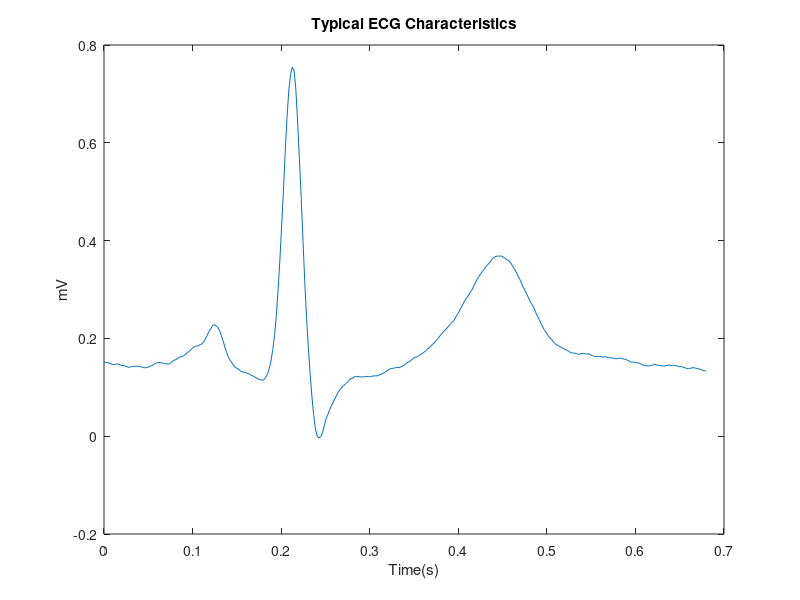
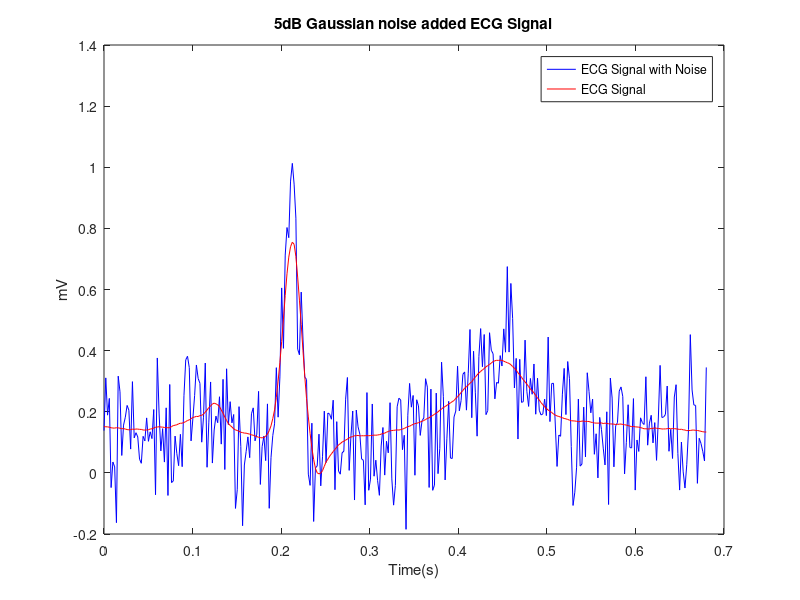
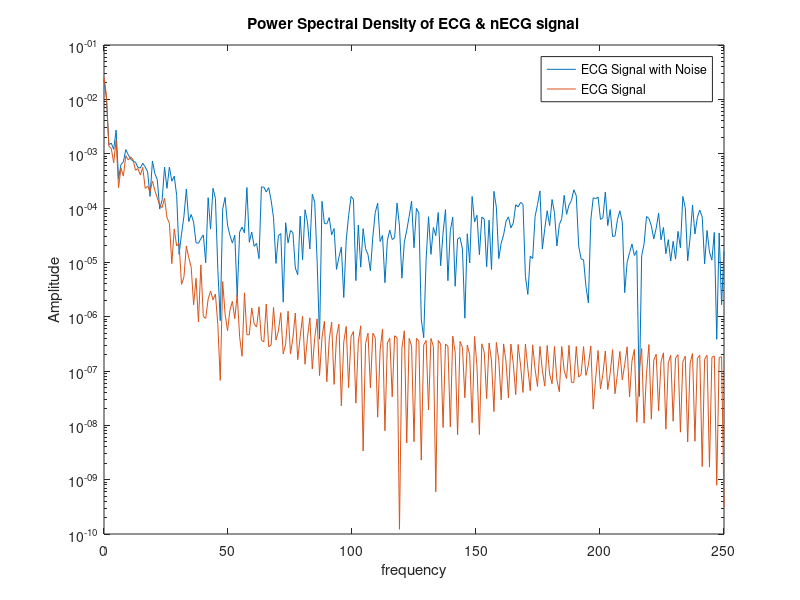

MATLAB code for these plots, in order: (Note: this script raises an error after producing the figures.)
%Question 1
%Smoothing Filters
%1.1 Moving Average Filter
%Preliminaries

%% i) LoadECG_template.mat
clear all;
load('ECG_template.mat');
raw_ecg =  ECG_template;

%% ii) Plot the loaded signal with the adjusted time scale
[rows, len] = size(raw_ecg);
%sampling frequency 500Hz
fs = 500;
time = linspace(0,len/fs,len);
figure('Name','ECG_template Data');
plot(time,ECG_template);
title('Typical ECG Characteristics'),xlabel('Time(s)'),ylabel('mV');

%% iii) Add white Gaussian noise of 5 dB
noisy_ECG = awgn(raw_ecg,5, 'measured');
figure('Name','ECG_template Data with 5dB Gaussian Noise');
plot(time,noisy_ECG, 'b',time,ECG_template, 'r');
title('5dB Gaussian noise added ECG Signal'),legend('ECG Signal with Noise','ECG Signal');
xlabel('Time(s)'),ylabel('mV');

%% iv) Plot the power spectral density (PSD)
[pxx_raw,f_raw] = periodogram(raw_ecg,rectwin(len),512,fs);
[pxx,f] = periodogram(noisy_ECG,rectwin(len),512,fs);

figure('Name','ECG_template Data');
semilogy(f,pxx,f_raw, pxx_raw);
title('Power Spectral Density of ECG & nECG signal'),legend('ECG Signal with Noise','ECG Signal');
xlabel('frequency'),ylabel('Amplitude');

% MA(3) filter implementation with a customised script
%% i) 
filt_order = 3;
ma3ECG_1 = mAvgfilter(noisy_ECG, filt_order);

%% ii) Derive the group delay
group_delay = floor((filt_order-1)/2)*(1/fs);

%% iii)Plot the delay compensated ma3ECG_1and nECG on the same plot and compare
delayed_time = time - group_delay;

figure('Name','Comparing nECG and delay compensated maECG_1');
plot(time,noisy_ECG,'b',delayed_time, ma3ECG_1,'r');
title('Comparing nECG and delay compensated Filtered Signal'),xlabel('Time (s)'),ylabel('mV')
legend('ECG Signal with Noise', 'Delay compensated maECG_1');

%% iv) Produce overlapping PSDs of ma3ECG_1and nECG

figure('Name', 'PSD of ma3ECG_1and nECG')
[pxx,f] = periodogram(noisy_ECG,rectwin(len),[],fs);
[pxx2,f2] = periodogram(ma3ECG_1,rectwin(len),[],fs);
semilogy(f,pxx,f2,pxx2)
grid on;
title('Compare Power Spectral Density Estimate of ma3ECG_1and nECG')
legend('ECG signal with noise','Delay compensated maECG_1');
xlabel('Frequency(Hz)')
ylabel('Amplitude')

% MA(3) filter implementation with the MATLAB built-in function
%% i) Using the filter(b,a,X) function
filt_order_2 = 3;
kernel = ones(filt_order_2,1) / filt_order_2;
ma3ECG_2 = filter(kernel, 1, noisy_ECG);

group_delay_2 = floor((filt_order_2-1)/2)*(1/fs);
delayed_time_2 = time - group_delay_2;

%% ii) Plot nECG, ECG_template and ma3ECG_2 on the same plot

figure('Name','Comparing ECG_template, noisy_ECG and ma3ECG_2');
plot(time, raw_ecg, 'black', time,noisy_ECG,'b', delayed_time_2, ma3ECG_2,'r');
title('Comparing ECG_template, noisy_ECG and ma3ECG_2')
legend('ECG template','ECG Signal with Noise', 'Delay compensated maECG_2');
xlabel('Time(s)')
ylabel('mV')

%% iii) Using the fvtool(b,a) to inspect the magnitude response, phase response and the pole-zero plot of the MA(3) filter
fvtool(kernel,1);

%% MA(10) filter implementation with the MATLAB built-in function
filt_order_3 = 10;
kernel_10 = ones(filt_order_3,1) / filt_order_3;

% i) Identify the improvement of the MA(10) filter over the MA(3)
fvtool(kernel_10, 1);

%% ii) Filter the nECG signal using the above MA(10) filter while compensating for the group delay
ma10ECG = filter(kernel_10, 1, noisy_ECG);
group_delay_3 =  floor((filt_order_3-1)/2)*(1/fs);
delayed_time_3 = time - group_delay_3;

%% iii) Plot nECG, ECG_template, ma3ECG_2 and ma10ECG on the same plot
figure('Name','Comparing ECG_template, noisy_ECG, ma3ECG_2 and ma10ECG');
plot(time, raw_ecg, 'black', time, noisy_ECG,'b',delayed_time_2, ma3ECG_2,'g', delayed_time_3, ma10ECG,'r');
title('Comparing ECG_template, noisy_ECG, ma3ECG_2 and ma10ECG')
legend('ECG template','ECG Signal with Noise', 'Delay compensated ma3ECG_2', 'Delay compensated ma10ECG');
xlabel('Time(s)')
ylabel('mV')

%% Optimum MA(N) filter order
%ii) determine the optimum filter order which gives the minimum MSE

order_thrshld = 80;
MSE_values = zeros(order_thrshld);
order_values = zeros(order_thrshld);
%initial value
optimum_ma_order = 1000;
least_mse = 10000;
for k = 2:order_thrshld
    order_values(k) = k;
    MSE_values(k) = MSError(raw_ecg, noisy_ECG, k);
    if (least_mse > MSE_values(k))
        least_mse = MSE_values(k);
        optimum_ma_order = k;
    end
end
optimum_ma_order;
%% plot MSE vs filter order

figure('Name','Finding Optimum Moving Average filter')
plot(order_values,MSE_values);
title('Comparing MSE vs Filter order');
xlabel('MA_Filter Order');
ylabel('MSE');

%% 1.2. Savitzky-Golay SG(N,L) filter

% i) Apply a SG(3,11) filter on the nECG signal
order = 3;
L = 2*11 + 1;
sg310ECG = sgolayfilt(noisy_ECG, order, L);

%ii) Plot nECG, ECG_template and sg310ECG on the same plot
figure('Name','Applying Saviztsky Golay Filter (N,L)');
plot(time,noisy_ECG,'b',time, raw_ecg,'k',time, sg310ECG,'r');
legend ('noisy_ECG', 'ECG_template','sg310ECG')
title('Applying Saviztsky Golay Filter SG(3,11)')
xlabel('Time(s)')
ylabel('mV')

% Optimum SG(N,L) filter parameters

%i) Calculate the MSE values for a range of parameters of the SG(N,L) filter and determine the optimum filter parameters which gives the minimum MSE

L_limit = 30;
N_max = min([(2*L_limit),30]); %since N < L'-1
err = NaN([L_limit,N_max]);

%initial optimum values
L_optimum = 1000;
N_optimum = 1000;
err_min = 1000;

for l = 1:L_limit
    n_max = min([(2*l),N_max]);
    for n = 1:n_max
        filtered_sig = sgolayfilt(noisy_ECG,n,(2*l+1));
        err(l,n) = immse(raw_ecg, filtered_sig);
        if (err_min > err(l,n))
            L_optimum = l;
            N_optimum = n;
            err_min = err(l,n);
        end
    end
end

figure('Name','Error vs Order of Saviztsky Golay Filters');
surf(err);
xlabel('Filter Length'), ylabel('Polynomial Order'), zlabel('MSE');

%%Plot ECG_template, sg310ECG and the signal obtained from optimum SG(N,L) filter
opt_sgECG = sgolayfilt(noisy_ECG, N_optimum, (2*L_optimum)+1); 

figure('Name','Comparing ECG_template, sg310ECG and opt_sgECG');
plot(time, noisy_ECG, 'y', time, raw_ecg, 'k', time, sg310ECG, 'b', time, opt_sgECG, 'r');
title('Comparing ECG_template, sg310ECG and opt_sgECG');
legend ('noisy_ECG', 'ECG_template','sg310ECG','opt_sgECG')
xlabel('Time(s)')
ylabel('mV')
N_optimum;

%Compare signal features and computational complexity of the optimum filtered signals derived from MA(N) and SG(N,L) filters

